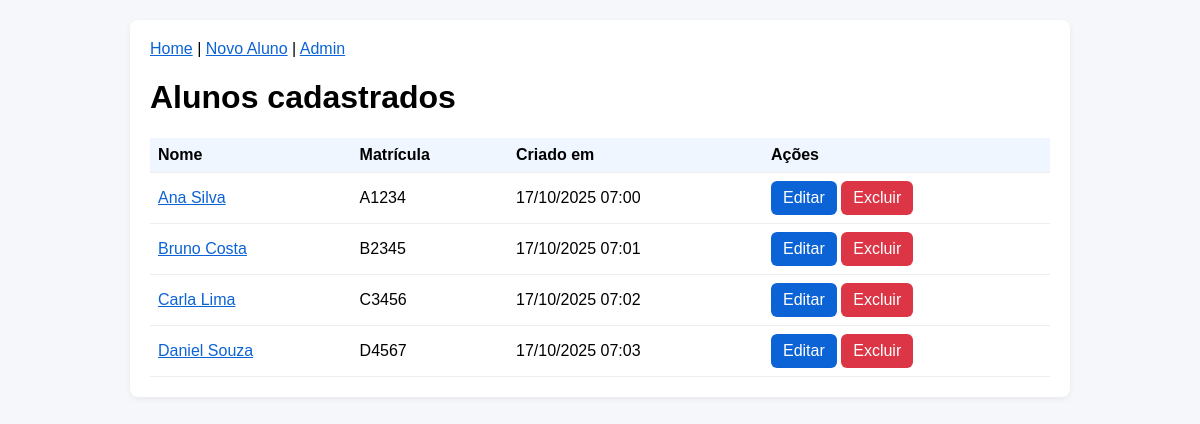
The page / on the database its author committed.
### alunos/models.py (models this page shows, shortened)
class Aluno(models.Model):
    nome = models.CharField(max_length=100)
    matricula = models.CharField(max_length=20, unique=True)
    criado_em = models.DateTimeField(auto_now_add=True)

### alunos/views.py (the view)
# urls.py: path('', views.ListaAlunosView.as_view(), name='lista_alunos'),
class ListaAlunosView(generic.ListView):
    model = Aluno
    template_name = 'lista.html'
    context_object_name = 'alunos'
    ordering = ['nome']

### templates/lista.html
{% extends 'base.html' %}
{% block content %}
<h1>Alunos cadastrados</h1>
<table>
  <thead>
    <tr><th>Nome</th><th>Matrícula</th><th>Criado em</th><th>Ações</th></tr>
  </thead>
  <tbody>
    {% for aluno in alunos %}
      <tr>
        <td><a href="{% url 'aluno_detalhe' aluno.pk %}">{{ aluno.nome }}</a></td>
        <td>{{ aluno.matricula }}</td>
        <td>{{ aluno.criado_em|date:"d/m/Y H:i" }}</td>
        <td>
          <a class="btn" href="{% url 'aluno_editar' aluno.pk %}">Editar</a>
          <a class="btn btn-danger" href="{% url 'aluno_excluir' aluno.pk %}">Excluir</a>
        </td>
      </tr>
    {% empty %}
      <tr><td colspan="4">Nenhum aluno cadastrado. <a href="{% url 'aluno_novo' %}">Cadastre um agora</a>.</td></tr>
    {% endfor %}
  </tbody>
</table>
{% endblock %}

### templates/base.html (shortened to what this page needs)
<!doctype html>
<html lang="pt-br">
<head>
</head>
<body>
  <div class="container">
    <nav>
      <a href="{% url 'lista_alunos' %}">Home</a> |
      <a href="{% url 'aluno_novo' %}">Novo Aluno</a> |
      <a href="/admin/">Admin</a>
    </nav>
    {% block content %}{% endblock %}
  </div>
</body>
</html>

### templates/base.html (style rules this page uses)
body { font-family:Arial,Helvetica,sans-serif;background:#f5f7fa;margin:0;padding:20px }
.container { max-width:900px;margin:0 auto;background:#fff;padding:20px;border-radius:8px;box-shadow:0 2px 6px rgba(0,0,0,0.06) }
nav { margin-bottom:12px }
a { color:#0b63d6 }
.btn { display:inline-block;padding:8px 12px;border-radius:6px;background:#0b63d6;color:white;text-decoration:none }
.btn-danger { background:#dc3545 }
table { width:100%;border-collapse:collapse;margin-top:12px }
th,td { padding:8px;border-bottom:1px solid #eee;text-align:left }
th { background:#f0f6ff }

### rows shown on the page
Aluno: nome "Ana Silva", matricula "A1234", criado_em "17/10/2025 07:00"
Aluno: nome "Bruno Costa", matricula "B2345", criado_em "17/10/2025 07:01"
Aluno: nome "Carla Lima", matricula "C3456", criado_em "17/10/2025 07:02"
Aluno: nome "Daniel Souza", matricula "D4567", criado_em "17/10/2025 07:03"
